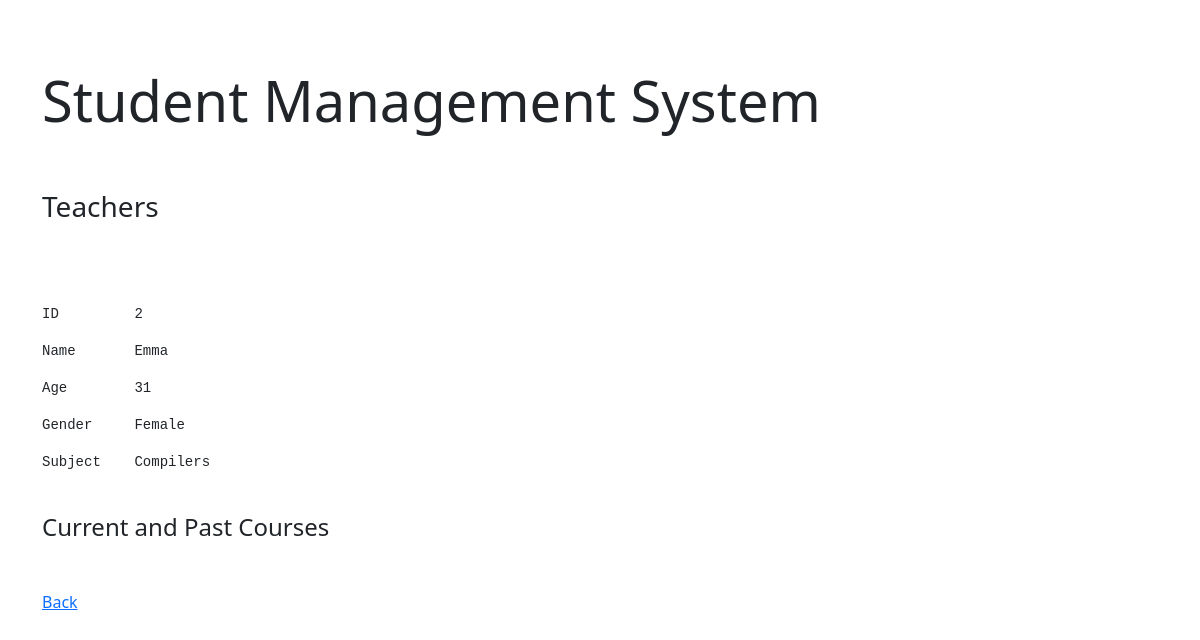
/view_teacher/2, run on the app's committed database.
### tables this page shows
CREATE TABLE "teacher" (
	"id"	INTEGER,
	"name"	TEXT NOT NULL,
	"age"	INTEGER NOT NULL,
	"gender"	TEXT NOT NULL,
	"subject"	TEXT NOT NULL,
	PRIMARY KEY("id" AUTOINCREMENT)
);

### main.py (the view)
@app.route('/view_teacher/<int:tid>')
def viewparticularteacher(tid):
    con = sqlite3.connect("test.sqlite3")
    cur = con.cursor()
    cur.execute("select * from teacher where id=?",(tid,))
    ans = cur.fetchall()
    cur.execute("select * from teacher_course where tid=?",(tid,))
    ans2 = cur.fetchall()
    return render_template('viewteacherparticular.html',teacher = ans,teacher_course = ans2)

### main.py (called while the page is built)
@app.before_request
def before_request():
    g.user=None
    if 'user' in session:
        g.user = session['user']

### TEMPLATES/viewteacherparticular.html (shortened to what this page needs)
<!DOCTYPE html>
<html>
    <head>
        <link href="https://cdn.jsdelivr.net/npm/bootstrap@5.1.3/dist/css/bootstrap.min.css" rel="stylesheet">
    </head>
    <body>
        <div class="container">
            <div class="jumbotron">
                <h1 class="display-4"><br>Student Management System</h1>
            </div>
            <br><br><h3>Teachers</h3>
                <div class="col-md-8">
                    <br><br><br>
                    <pre>ID         {{teacher[0][0]}}<br></pre>
                    <pre>Name       {{teacher[0][1]}}<br></pre>
                    <pre>Age        {{teacher[0][2]}}<br></pre>
                    <pre>Gender     {{teacher[0][3]}}<br></pre>
                    <pre>Subject    {{teacher[0][4]}}<br></pre>
                    <br>
                    <h4>Current and Past Courses</h4><br>
                </div>
                <a href="/home">Back</a>
            </div>
    </body>
</html>

### data on the page
teacher: id "2", name "Emma", age "31", gender "Female", subject "Compilers"
